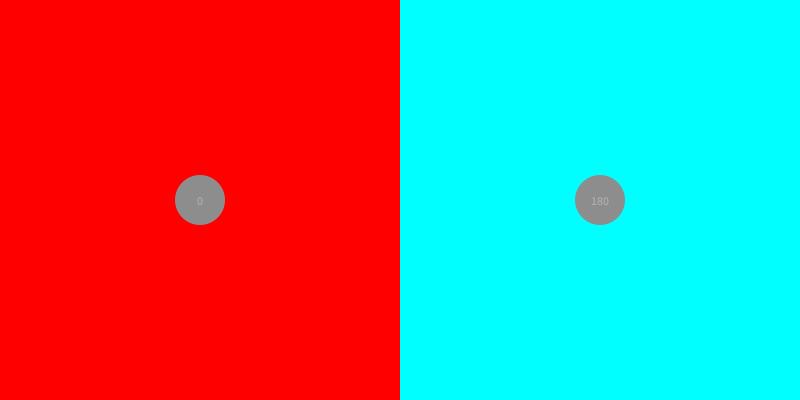
Frame 1 (no input)
Frame 60 (the mouse pressed at the canvas centre just before this capture): identical to frame 1, image omitted
Frame 120 (the mouse held since frame 60 and released just before this capture): identical to frame 1, image omitted

The Processing sketch that drew this single still picture (run headless with seeded random() and noise(); from frame 60 on, the mouse is pressed at the canvas centre):

// Processing sketch: colorOperation1
// ── colorOperation1.pde
int colorRingLoc;
int cc;

void setup() {
  size(800, 400);
  colorMode(HSB, 360, 100, 100);
}

void draw() {
  background(255);
  noStroke();
  fill(colorRingLoc, 100, 100);
  rect(0, 0, width/2, height);

  if (colorRingLoc < 180) {
    cc = colorRingLoc + 180;
  } else {
    cc = colorRingLoc - 180;
  }

  fill(cc, 100, 100);
  rect(width/2, 0, width/2, height);

  noStroke();
  fill(200);
  ellipse(width/4, height/2, 50, 50);
  ellipse(width*3/4, height/2, 50, 50);

  textAlign(CENTER, CENTER);
  fill(255);
  text(colorRingLoc, width/4, height/2);
  text(cc, width*3/4, height/2);
}

void keyPressed() {
  if (key == 'r') {
    colorRingLoc = floor(random(360));
  }
}
